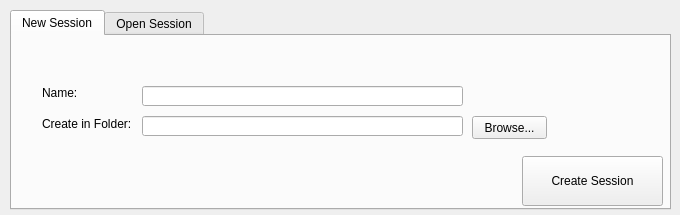
<?xml version="1.0" encoding="UTF-8"?>
<ui version="4.0">
 <class>splashUI</class>
 <widget class="QWidget" name="splashUI">
  <property name="geometry">
   <rect>
    <x>0</x>
    <y>0</y>
    <width>680</width>
    <height>215</height>
   </rect>
  </property>
  <property name="windowTitle">
   <string>Session Window</string>
  </property>
  <widget class="QTabWidget" name="tabWidget">
   <property name="geometry">
    <rect>
     <x>10</x>
     <y>10</y>
     <width>661</width>
     <height>200</height>
    </rect>
   </property>
   <property name="currentIndex">
    <number>0</number>
   </property>
   <widget class="QWidget" name="tab_new">
    <attribute name="title">
     <string>New Session</string>
    </attribute>
    <widget class="QPushButton" name="webcamButton_new">
     <property name="geometry">
      <rect>
       <x>510</x>
       <y>120</y>
       <width>141</width>
       <height>50</height>
      </rect>
     </property>
     <property name="minimumSize">
      <size>
       <width>120</width>
       <height>50</height>
      </size>
     </property>
     <property name="text">
      <string>Create Session</string>
     </property>
    </widget>
    <widget class="QLabel" name="label_name_new">
     <property name="geometry">
      <rect>
       <x>30</x>
       <y>50</y>
       <width>46</width>
       <height>13</height>
      </rect>
     </property>
     <property name="text">
      <string>Name:</string>
     </property>
    </widget>
    <widget class="QLabel" name="label_create_new">
     <property name="geometry">
      <rect>
       <x>30</x>
       <y>80</y>
       <width>91</width>
       <height>16</height>
      </rect>
     </property>
     <property name="text">
      <string>Create in Folder:</string>
     </property>
    </widget>
    <widget class="QLineEdit" name="lineEdit_name_new">
     <property name="geometry">
      <rect>
       <x>130</x>
       <y>50</y>
       <width>321</width>
       <height>20</height>
      </rect>
     </property>
    </widget>
    <widget class="QLineEdit" name="lineEdit_create_new">
     <property name="geometry">
      <rect>
       <x>130</x>
       <y>80</y>
       <width>321</width>
       <height>20</height>
      </rect>
     </property>
    </widget>
    <widget class="QPushButton" name="button_browse_new">
     <property name="geometry">
      <rect>
       <x>460</x>
       <y>80</y>
       <width>75</width>
       <height>23</height>
      </rect>
     </property>
     <property name="text">
      <string>Browse...</string>
     </property>
    </widget>
   </widget>
   <widget class="QWidget" name="tab_open">
    <attribute name="title">
     <string>Open Session</string>
    </attribute>
    <widget class="QPushButton" name="webcamButton_open">
     <property name="geometry">
      <rect>
       <x>510</x>
       <y>120</y>
       <width>141</width>
       <height>50</height>
      </rect>
     </property>
     <property name="minimumSize">
      <size>
       <width>120</width>
       <height>50</height>
      </size>
     </property>
     <property name="text">
      <string>Open Session</string>
     </property>
    </widget>
    <widget class="QLabel" name="label_name_open">
     <property name="geometry">
      <rect>
       <x>30</x>
       <y>50</y>
       <width>46</width>
       <height>13</height>
      </rect>
     </property>
     <property name="text">
      <string>Name:</string>
     </property>
    </widget>
    <widget class="QLabel" name="label_create_open">
     <property name="geometry">
      <rect>
       <x>30</x>
       <y>80</y>
       <width>91</width>
       <height>16</height>
      </rect>
     </property>
     <property name="text">
      <string>Open Session:</string>
     </property>
    </widget>
    <widget class="QLineEdit" name="lineEdit_name_open">
     <property name="geometry">
      <rect>
       <x>110</x>
       <y>50</y>
       <width>321</width>
       <height>20</height>
      </rect>
     </property>
    </widget>
    <widget class="QLineEdit" name="lineEdit_locate_open">
     <property name="geometry">
      <rect>
       <x>110</x>
       <y>80</y>
       <width>321</width>
       <height>20</height>
      </rect>
     </property>
    </widget>
    <widget class="QPushButton" name="button_browse_open">
     <property name="geometry">
      <rect>
       <x>440</x>
       <y>80</y>
       <width>75</width>
       <height>23</height>
      </rect>
     </property>
     <property name="text">
      <string>Browse...</string>
     </property>
    </widget>
   </widget>
  </widget>
 </widget>
 <layoutdefault spacing="6" margin="11"/>
 <resources>
  <include location="QtTADD.qrc"/>
 </resources>
 <connections>
  <connection>
   <sender>webcamButton_new</sender>
   <signal>clicked()</signal>
   <receiver>splashUI</receiver>
   <slot>webcamMode()</slot>
   <hints>
    <hint type="sourcelabel">
     <x>143</x>
     <y>88</y>
    </hint>
    <hint type="destinationlabel">
     <x>191</x>
     <y>92</y>
    </hint>
   </hints>
  </connection>
 </connections>
 <slots>
  <slot>webcamMode()</slot>
  <slot>imageMode()</slot>
 </slots>
</ui>
